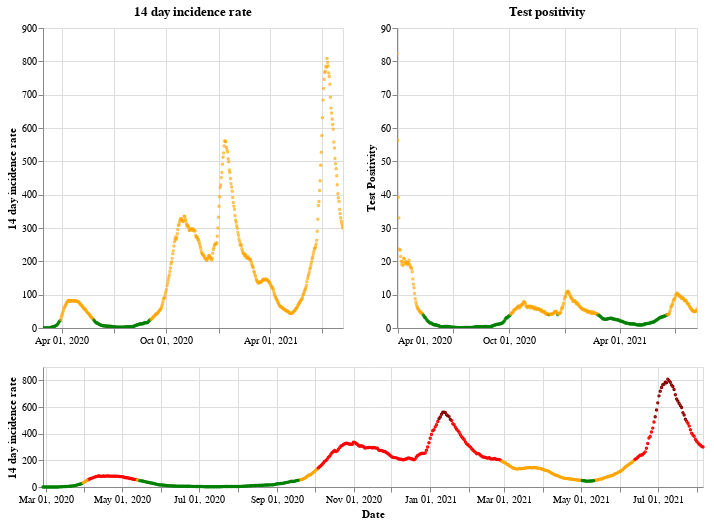

The code cell stored with this chart in its notebook:
### Markdown cell above
## Scotland

### Code cell
plot_traffic_light('Scotland')

### Figure 1 — Vega-Lite specification as saved in the notebook (floating-point values rounded to 4 significant figures; data arrays with more than 128 entries replaced by an {"elided": "..."} marker saying what was removed)
{"config": {"view": {"continuousWidth": 400, "continuousHeight": 300}}, "vconcat": [{"hconcat": [{"mark": {"type": "point", "size": 2}, "encoding": {"color": {"condition": {"value": "green", "test": "(datum.twoWeeklyCasesRate <= 25)"}, "value": "orange"}, "tooltip": [{"type": "nominal", "field": "areaName"}, {"type": "temporal", "field": "date"}, {"type": "quantitative", "field": "twoWeeklyCasesRate"}, {"type": "quantitative", "field": "testPositivity"}], "x": {"type": "temporal", "axis": {"title": ""}, "field": "date", "scale": {"domain": {"selection": "DateBrush"}}, "timeUnit": "yearmonthdate"}, "y": {"type": "quantitative", "axis": {"title": "14 day incidence rate"}, "field": "twoWeeklyCasesRate"}}, "title": "14 day incidence rate", "width": 300}, {"mark": {"type": "point", "size": 2}, "encoding": {"color": {"condition": {"value": "green", "test": "(datum.testPositivity <= 4)"}, "value": "orange"}, "tooltip": [{"type": "nominal", "field": "areaName"}, {"type": "temporal", "field": "date"}, {"type": "quantitative", "field": "twoWeeklyCasesRate"}, {"type": "quantitative", "field": "testPositivity"}], "x": {"type": "temporal", "axis": {"title": ""}, "field": "date", "scale": {"domain": {"selection": "DateBrush"}}, "timeUnit": "yearmonthdate"}, "y": {"type": "quantitative", "axis": {"title": "Test Positivity"}, "field": "testPositivity"}}, "title": "Test positivity", "width": 300}]}, {"layer": [{"mark": {"type": "point", "size": 2}, "encoding": {"color": {"condition": {"value": "orange", "test": "(((datum.testPositivity < 4) && (datum.twoWeeklyCasesRate >= 50)) && (datum.twoWeeklyCasesRate < 200))"}, "value": "red"}, "opacity": {"condition": {"value": 1, "test": "((datum.twoWeeklyCasesRate >= 50) && (datum.twoWeeklyCasesRate < 500))"}, "value": 0}, "tooltip": [{"type": "nominal", "field": "areaName"}, {"type": "temporal", "field": "date"}, {"type": "quantitative", "field": "twoWeeklyCasesRate"}, {"type": "quantitative", "field": "testPositivity"}], "x": {"type": "temporal", "axis": {"title": "Date"}, "field": "date", "timeUnit": "yearmonthdate"}, "y": {"type": "quantitative", "axis": {"title": "14 day incidence rate"}, "field": "twoWeeklyCasesRate"}}, "selection": {"DateBrush": {"type": "interval", "encodings": ["x"], "fields": ["Time"]}}}, {"mark": {"type": "point", "size": 2}, "encoding": {"color": {"value": "darkred"}, "opacity": {"condition": {"value": 1, "test": "(datum.twoWeeklyCasesRate >= 500)"}, "value": 0}, "tooltip": [{"type": "nominal", "field": "areaName"}, {"type": "temporal", "field": "date"}, {"type": "quantitative", "field": "twoWeeklyCasesRate"}, {"type": "quantitative", "field": "testPositivity"}], "x": {"type": "temporal", "axis": {"title": "Date"}, "field": "date", "timeUnit": "yearmonthdate"}, "y": {"type": "quantitative", "axis": {"title": "14 day incidence rate"}, "field": "twoWeeklyCasesRate"}}}, {"mark": {"type": "point", "size": 2}, "encoding": {"color": {"condition": {"value": "green", "test": "((datum.testPositivity < 4) && (datum.twoWeeklyCasesRate < 50))"}, "value": "orange"}, "opacity": {"condition": {"value": 1, "test": "(datum.twoWeeklyCasesRate < 50)"}, "value": 0}, "tooltip": [{"type": "nominal", "field": "areaName"}, {"type": "temporal", "field": "date"}, {"type": "quantitative", "field": "twoWeeklyCasesRate"}, {"type": "quantitative", "field": "testPositivity"}], "x": {"type": "temporal", "axis": {"title": "Date"}, "field": "date", "timeUnit": "yearmonthdate"}, "y": {"type": "quantitative", "axis": {"title": "14 day incidence rate"}, "field": "twoWeeklyCasesRate"}}}], "height": 120, "width": 660}], "data": {"name": "data-68728afc264b113bfe5e50247d02f43b"}, "$schema": "https://vega.github.io/schema/vega-lite/v4.8.1.json", "datasets": {"data-68728afc264b113bfe5e50247d02f43b": {"elided": "526 records"}}}
